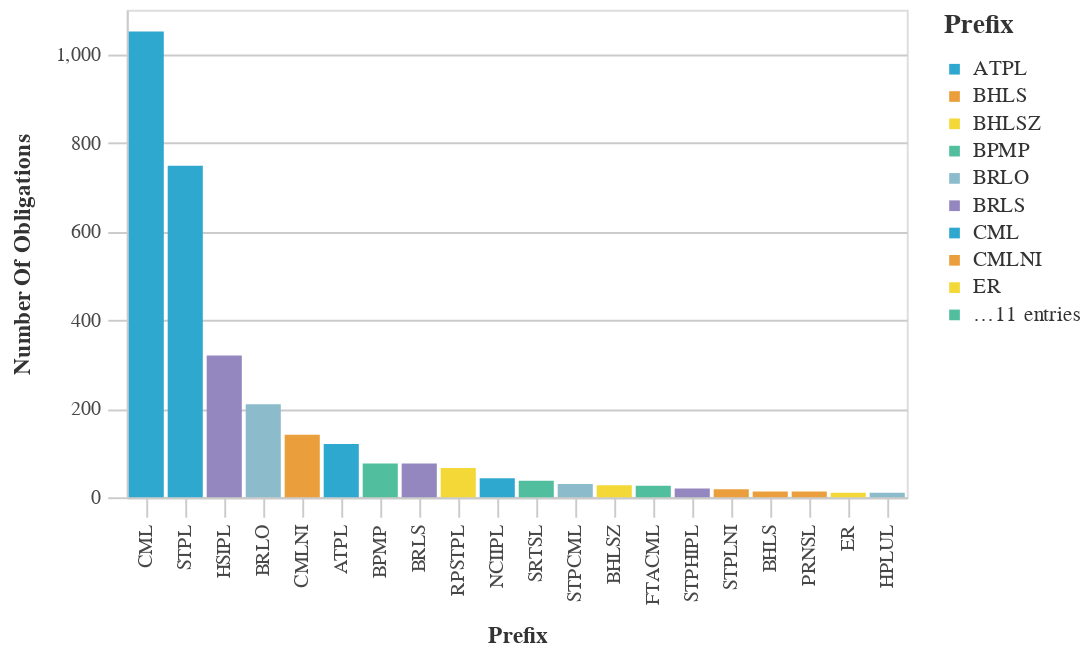

Notebook source saved alongside this figure:
### Code cell
#Bar chart with the Most Used Prefix Counts
chart_df = (df_top>>filter(_.variable=='prefix')).rename(columns={"value":"Prefix",
                                 "count":"Number of Obligations"})
chart9= (_dla_utils_reports.basic_bar_chart_no_save(chart_df, 'Prefix', 'Number of Obligations', 'Prefix', district))
    
display(HTML("<h4><strong>Most Used Prefix Codes</strong></h4>"))
chart9

### Figure 1 — Vega-Lite specification as saved in the notebook (floating-point values rounded to 4 significant figures)
{"config": {"view": {"continuousWidth": 400, "continuousHeight": 300}, "axis": {"domainColor": "#cbcbcb", "grid": true, "gridColor": "#cbcbcb", "gridWidth": 1, "labelColor": "#474747", "labelFont": "Nunito Sans", "labelFontSize": 10, "labelPadding": 4, "tickColor": "#cbcbcb", "tickSize": 10, "titleColor": "#333", "titleFont": "Raleway", "titleFontSize": 12, "titlePadding": 10}, "axisBand": {"grid": false}, "background": "white", "font": "Raleway", "header": {"labelFont": "Nunito Sans", "titleFont": "Raleway"}, "legend": {"labelColor": "#333", "labelFont": "Nunito Sans", "labelFontSize": 11, "labelLimit": 0, "padding": 1, "symbolSize": 30, "symbolType": "square", "titleColor": "#333", "titleFont": "Raleway", "titleFontSize": 14, "titlePadding": 10}, "title": {"anchor": "middle", "font": "Raleway", "fontSize": 18, "fontWeight": 300, "offset": 20}}, "data": {"name": "data-08107c06fc86c6dde0b71209014f1ac6"}, "mark": "bar", "encoding": {"color": {"field": "Prefix", "legend": {"symbolLimit": 10, "title": "Prefix"}, "scale": {"range": ["#2EA8CE", "#EB9F3C", "#F4D837", "#51BF9D", "#8CBCCB", "#9487C0"]}, "type": "nominal"}, "tooltip": [{"field": "Prefix", "type": "nominal"}, {"field": "Number of Obligations", "type": "quantitative"}], "x": {"field": "Prefix", "sort": "-y", "title": "Prefix", "type": "nominal"}, "y": {"field": "Number of Obligations", "title": "Number Of Obligations", "type": "quantitative"}}, "height": 250, "width": 400, "$schema": "https://vega.github.io/schema/vega-lite/v4.17.0.json", "datasets": {"data-08107c06fc86c6dde0b71209014f1ac6": [{"Prefix": "CML", "Number of Obligations": 1051, "variable": "prefix"}, {"Prefix": "STPL", "Number of Obligations": 748, "variable": "prefix"}, {"Prefix": "HSIPL", "Number of Obligations": 320, "variable": "prefix"}, {"Prefix": "BRLO", "Number of Obligations": 210, "variable": "prefix"}, {"Prefix": "CMLNI", "Number of Obligations": 141, "variable": "prefix"}, {"Prefix": "ATPL", "Number of Obligations": 120, "variable": "prefix"}, {"Prefix": "BPMP", "Number of Obligations": 76, "variable": "prefix"}, {"Prefix": "BRLS", "Number of Obligations": 76, "variable": "prefix"}, {"Prefix": "RPSTPL", "Number of Obligations": 66, "variable": "prefix"}, {"Prefix": "NCIIPL", "Number of Obligations": 43, "variable": "prefix"}, {"Prefix": "SRTSL", "Number of Obligations": 37, "variable": "prefix"}, {"Prefix": "STPCML", "Number of Obligations": 30, "variable": "prefix"}, {"Prefix": "BHLSZ", "Number of Obligations": 27, "variable": "prefix"}, {"Prefix": "FTACML", "Number of Obligations": 26, "variable": "prefix"}, {"Prefix": "STPHIPL", "Number of Obligations": 20, "variable": "prefix"}, {"Prefix": "STPLNI", "Number of Obligations": 18, "variable": "prefix"}, {"Prefix": "BHLS", "Number of Obligations": 13, "variable": "prefix"}, {"Prefix": "PRNSL", "Number of Obligations": 13, "variable": "prefix"}, {"Prefix": "ER", "Number of Obligations": 10, "variable": "prefix"}, {"Prefix": "HPLUL", "Number of Obligations": 10, "variable": "prefix"}]}}
